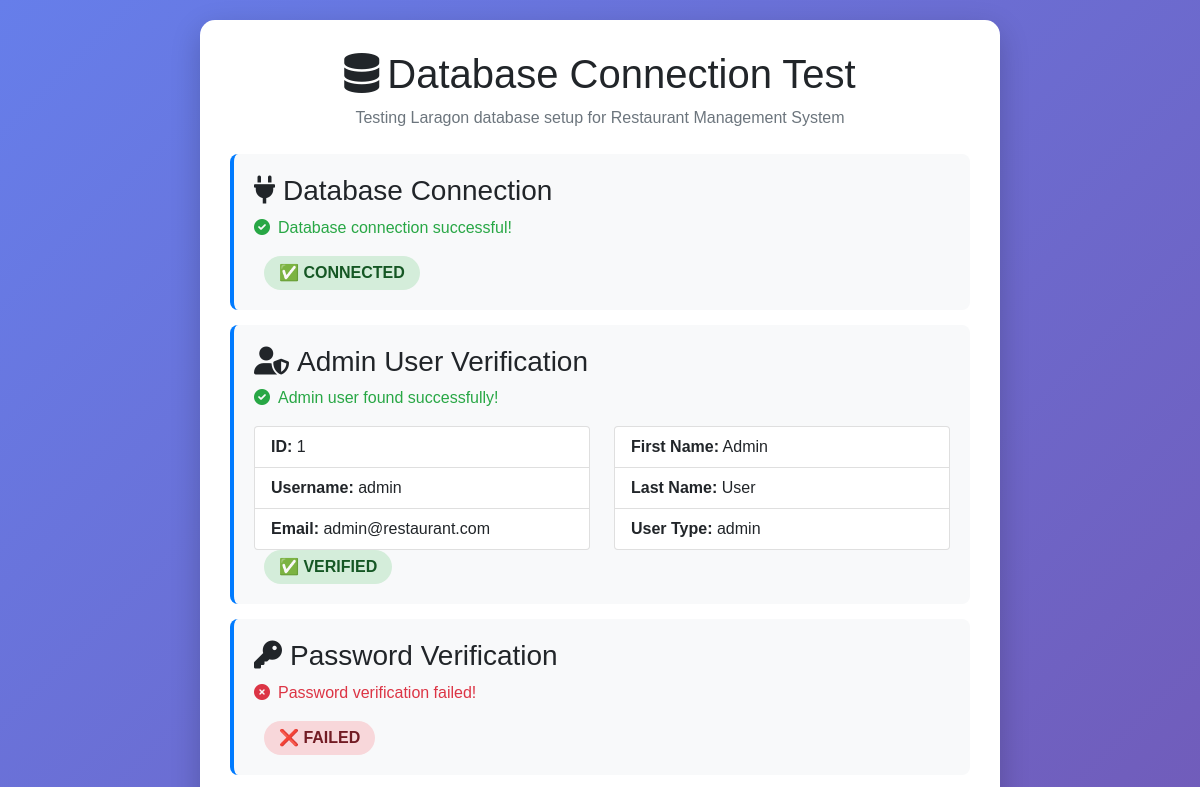
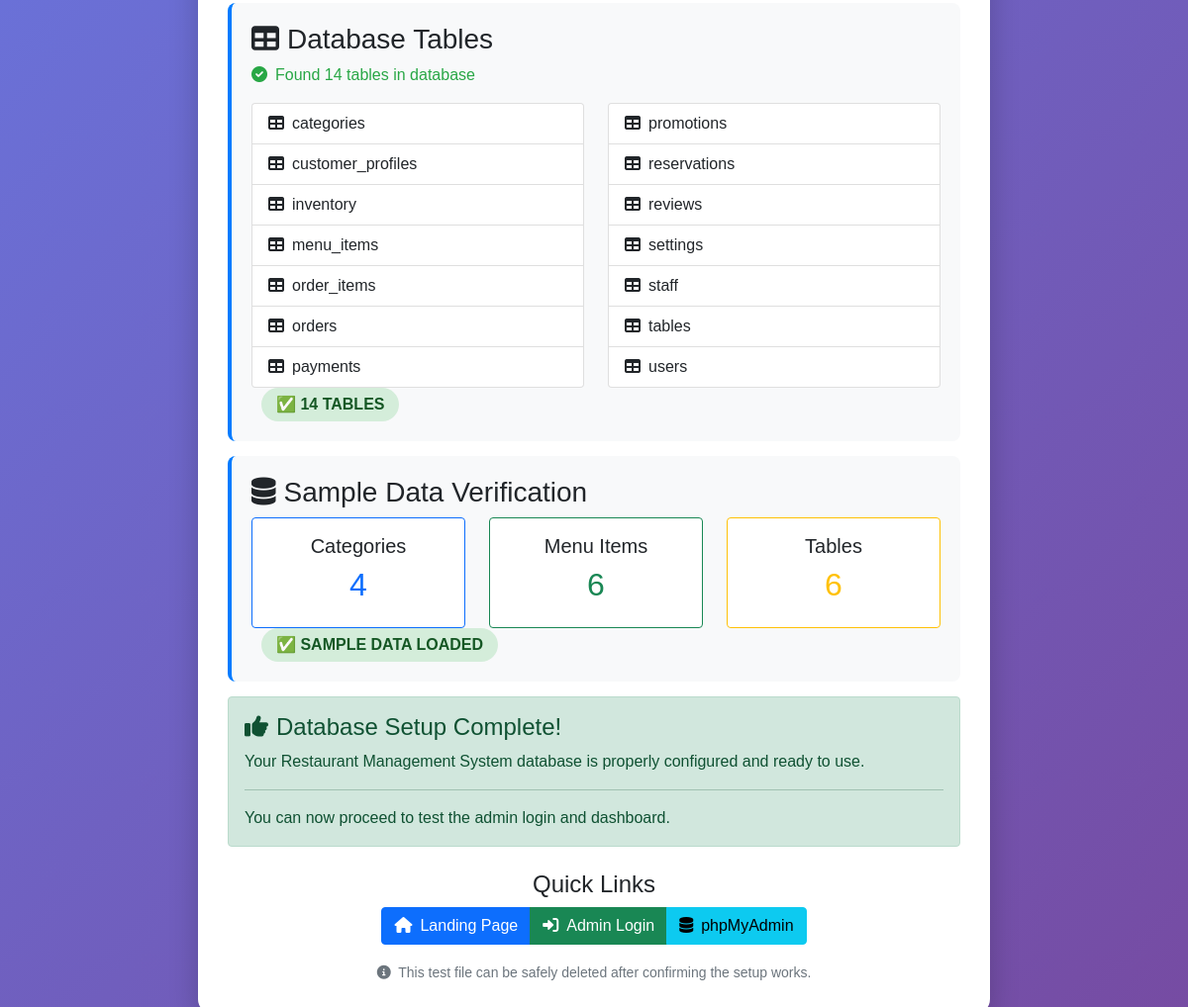
/admin/test-db-connection.php, run on the app's committed database (2 pictures, top to bottom).
### tables this page shows
CREATE TABLE users (
    id INT PRIMARY KEY AUTO_INCREMENT,
    username VARCHAR(50) UNIQUE NOT NULL,
    email VARCHAR(100) UNIQUE NOT NULL,
    password_hash VARCHAR(255) NOT NULL,
    first_name VARCHAR(50) NOT NULL,
    last_name VARCHAR(50) NOT NULL,
    phone VARCHAR(20),
    user_type ENUM('admin', 'customer') NOT NULL DEFAULT 'customer',
    is_active BOOLEAN DEFAULT TRUE,
    created_at TIMESTAMP DEFAULT CURRENT_TIMESTAMP,
    updated_at TIMESTAMP DEFAULT CURRENT_TIMESTAMP ON UPDATE CURRENT_TIMESTAMP
);

### admin/test-db-connection.php (the view, shortened to what this page needs)
<!DOCTYPE html>
<html lang="en">
<head>
    <link href="https://cdn.jsdelivr.net/npm/bootstrap@5.1.3/dist/css/bootstrap.min.css" rel="stylesheet">
    <link href="https://cdnjs.cloudflare.com/ajax/libs/font-awesome/6.0.0/css/all.min.css" rel="stylesheet">
</head>
<body>
    <div class="test-container">
        <div class="text-center mb-4">
            <h1><i class="fas fa-database me-2"></i>Database Connection Test</h1>
            <p class="text-muted">Testing Laragon database setup for Restaurant Management System</p>
        </div>
        <?php
        try {
            echo '<div class="test-section">';
            echo '<h3><i class="fas fa-plug me-2"></i>Database Connection</h3>';
            $pdo = new PDO("mysql:host=localhost;dbname=restaurant_management", "root", "");
            $pdo->setAttribute(PDO::ATTR_ERRMODE, PDO::ERRMODE_EXCEPTION);
            echo '<p class="success"><i class="fas fa-check-circle me-2"></i>Database connection successful!</p>';
            echo '<span class="status-badge success-badge">✅ CONNECTED</span>';
            echo '</div>';
            echo '<div class="test-section">';
            echo '<h3><i class="fas fa-user-shield me-2"></i>Admin User Verification</h3>';
            $stmt = $pdo->prepare("SELECT id, username, email, first_name, last_name, user_type FROM users WHERE user_type = 'admin' LIMIT 1");
            $stmt->execute();
            $admin = $stmt->fetch();
            if ($admin) {
                echo '<p class="success"><i class="fas fa-check-circle me-2"></i>Admin user found successfully!</p>';
                echo '<div class="row">';
                echo '<div class="col-md-6">';
                echo '<ul class="list-group">';
                echo '<li class="list-group-item"><strong>ID:</strong> ' . htmlspecialchars($admin['id']) . '</li>';
                echo '<li class="list-group-item"><strong>Username:</strong> ' . htmlspecialchars($admin['username']) . '</li>';
                echo '<li class="list-group-item"><strong>Email:</strong> ' . htmlspecialchars($admin['email']) . '</li>';
                echo '</ul>';
                echo '</div>';
                echo '<div class="col-md-6">';
                echo '<ul class="list-group">';
                echo '<li class="list-group-item"><strong>First Name:</strong> ' . htmlspecialchars($admin['first_name']) . '</li>';
                echo '<li class="list-group-item"><strong>Last Name:</strong> ' . htmlspecialchars($admin['last_name']) . '</li>';
                echo '<li class="list-group-item"><strong>User Type:</strong> ' . htmlspecialchars($admin['user_type']) . '</li>';
                echo '</ul>';
                echo '</div>';
                echo '</div>';
                echo '<span class="status-badge success-badge">✅ VERIFIED</span>';
            } else {
                echo '<p class="error"><i class="fas fa-times-circle me-2"></i>Admin user not found!</p>';
                echo '<span class="status-badge error-badge">❌ NOT FOUND</span>';
            }
            echo '</div>';
            echo '<div class="test-section">';
            echo '<h3><i class="fas fa-key me-2"></i>Password Verification</h3>';
            $stmt = $pdo->prepare("SELECT password_hash FROM users WHERE email = 'admin@restaurant.com'");
            $stmt->execute();
            $user = $stmt->fetch();
            if ($user && password_verify('pass1234', $user['password_hash'])) {
                echo '<p class="success"><i class="fas fa-check-circle me-2"></i>Password verification successful!</p>';
                echo '<p class="info"><strong>Login Credentials:</strong></p>';
                echo '<ul>';
                echo '<li><strong>Email:</strong> admin@restaurant.com</li>';
                echo '<li><strong>Password:</strong> pass1234</li>';
                echo '</ul>';
                echo '<span class="status-badge success-badge">✅ VERIFIED</span>';
            } else {
                echo '<p class="error"><i class="fas fa-times-circle me-2"></i>Password verification failed!</p>';
                echo '<span class="status-badge error-badge">❌ FAILED</span>';
            }
            echo '</div>';
            echo '<div class="test-section">';
            echo '<h3><i class="fas fa-table me-2"></i>Database Tables</h3>';
            $stmt = $pdo->query("SHOW TABLES");
            $tables = $stmt->fetchAll(PDO::FETCH_COLUMN);
            echo '<p class="success"><i class="fas fa-check-circle me-2"></i>Found ' . count($tables) . ' tables in database</p>';
            echo '<div class="row">';
            $half = ceil(count($tables) / 2);
            $firstHalf = array_slice($tables, 0, $half);
            $secondHalf = array_slice($tables, $half);
            echo '<div class="col-md-6">';
            echo '<ul class="list-group">';
            foreach ($firstHalf as $table) {
                echo '<li class="list-group-item"><i class="fas fa-table me-2"></i>' . htmlspecialchars($table) . '</li>';
            }
            echo '</ul>';
            echo '</div>';
            echo '<div class="col-md-6">';
            echo '<ul class="list-group">';
            foreach ($secondHalf as $table) {
                echo '<li class="list-group-item"><i class="fas fa-table me-2"></i>' . htmlspecialchars($table) . '</li>';
            }
            echo '</ul>';
            echo '</div>';
            echo '</div>';
            echo '<span class="status-badge success-badge">✅ ' . count($tables) . ' TABLES</span>';
            echo '</div>';
            echo '<div class="test-section">';
            echo '<h3><i class="fas fa-database me-2"></i>Sample Data Verification</h3>';
            $stmt = $pdo->query("SELECT COUNT(*) as count FROM categories");
            $categoryCount = $stmt->fetch()['count'];
            $stmt = $pdo->query("SELECT COUNT(*) as count FROM menu_items");
            $menuCount = $stmt->fetch()['count'];
            $stmt = $pdo->query("SELECT COUNT(*) as count FROM tables");
            $tableCount = $stmt->fetch()['count'];
            echo '<div class="row text-center">';
            echo '<div class="col-md-4">';
            echo '<div class="card border-primary">';
            echo '<div class="card-body">';
            echo '<h5 class="card-title">Categories</h5>';
            echo '<h2 class="text-primary">' . $categoryCount . '</h2>';
            echo '</div>';
            echo '</div>';
            echo '</div>';
            echo '<div class="col-md-4">';
            echo '<div class="card border-success">';
            echo '<div class="card-body">';
            echo '<h5 class="card-title">Menu Items</h5>';
            echo '<h2 class="text-success">' . $menuCount . '</h2>';
            echo '</div>';
            echo '</div>';
            echo '</div>';
            echo '<div class="col-md-4">';
            echo '<div class="card border-warning">';
            echo '<div class="card-body">';
            echo '<h5 class="card-title">Tables</h5>';
            echo '<h2 class="text-warning">' . $tableCount . '</h2>';
            echo '</div>';
            echo '</div>';
            echo '</div>';
            echo '</div>';
            echo '<span class="status-badge success-badge">✅ SAMPLE DATA LOADED</span>';
            echo '</div>';
            echo '<div class="alert alert-success" role="alert">';
            echo '<h4 class="alert-heading"><i class="fas fa-thumbs-up me-2"></i>Database Setup Complete!</h4>';
            echo '<p>Your Restaurant Management System database is properly configured and ready to use.</p>';
            echo '<hr>';
            echo '<p class="mb-0">You can now proceed to test the admin login and dashboard.</p>';
            echo '</div>';
        } catch(PDOException $e) {
            echo '<div class="test-section">';
            echo '<h3 class="error"><i class="fas fa-exclamation-triangle me-2"></i>Database Connection Failed</h3>';
            echo '<div class="alert alert-danger" role="alert">';
            echo '<h4 class="alert-heading">Error Details:</h4>';
            echo '<p><strong>Error:</strong> ' . htmlspecialchars($e->getMessage()) . '</p>';
            echo '<hr>';
            echo '<h5>🔧 Troubleshooting Steps:</h5>';
            echo '<ol>';
            echo '<li>Make sure Laragon is running (Apache and MySQL services)</li>';
            echo '<li>Check if the database "restaurant_management" exists in phpMyAdmin</li>';
            echo '<li>Verify the database schema has been imported from database/restaurant_schema.sql</li>';
            echo '<li>Ensure MySQL is running on default port 3306</li>';
            echo '<li>Check if there are any firewall restrictions</li>';
            echo '</ol>';
            echo '</div>';
            echo '<span class="status-badge error-badge">❌ CONNECTION FAILED</span>';
            echo '</div>';
        }
        ?>
        <div class="text-center mt-4">
            <h4>Quick Links</h4>
            <div class="btn-group" role="group">
                <a href="../index.php" class="btn btn-primary">
                    <i class="fas fa-home me-2"></i>Landing Page
                </a>
                <a href="login.php" class="btn btn-success">
                    <i class="fas fa-sign-in-alt me-2"></i>Admin Login
                </a>
                <a href="http://restaurant-management.test/phpmyadmin" class="btn btn-info" target="_blank">
                    <i class="fas fa-database me-2"></i>phpMyAdmin
                </a>
            </div>
        </div>
        <div class="text-center mt-3">
            <small class="text-muted">
                <i class="fas fa-info-circle me-1"></i>
                This test file can be safely deleted after confirming the setup works.
            </small>
        </div>
    </div>
</body>
</html>

### admin/test-db-connection.php (style rules this page uses)
body { font-family: Arial, sans-serif; padding: 20px; background: linear-gradient(135deg, #667eea 0%, #764ba2 100%); min-height: 100vh; }
.test-container { background: white; border-radius: 15px; padding: 30px; box-shadow: 0 10px 30px rgba(0,0,0,0.2); max-width: 800px; margin: 0 auto; }
.success { color: #28a745; }
.error { color: #dc3545; }
.test-section { background: #f8f9fa; border-radius: 8px; padding: 20px; margin: 15px 0; border-left: 4px solid #007bff; }
.status-badge { display: inline-block; padding: 5px 15px; border-radius: 20px; font-weight: bold; margin-left: 10px; }
.success-badge { background: #d4edda; color: #155724; }
.error-badge { background: #f8d7da; color: #721c24; }

### data on the page
users: id "1", username "admin", email "admin@restaurant.com", first_name "Admin", last_name "User", user_type "admin"

### other printed values
count($tables) "14"
$table "categories"
$table "customer_profiles"
$table "inventory"
$table "menu_items"
$table "order_items"
$table "orders"
$table "payments"
$table "promotions"
$table "reservations"
$table "reviews"
$table "settings"
$table "staff"
$table "tables"
$table "users"
